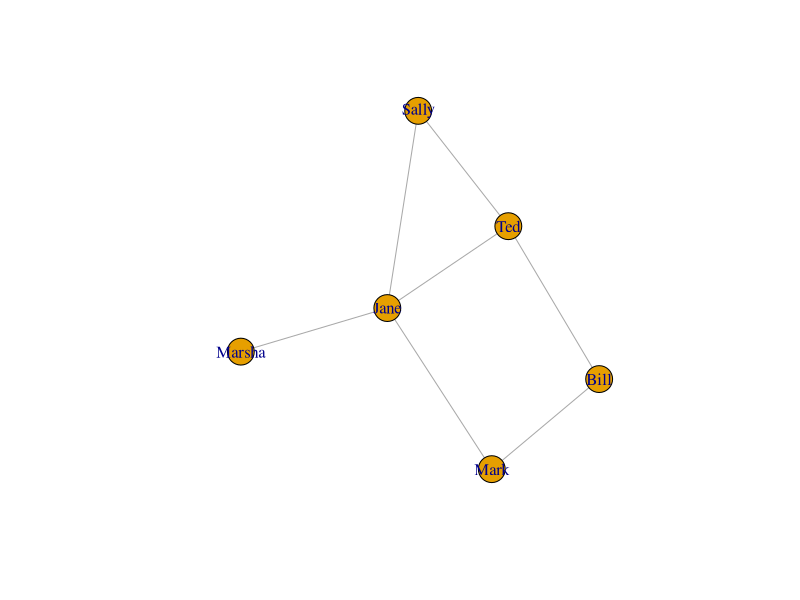
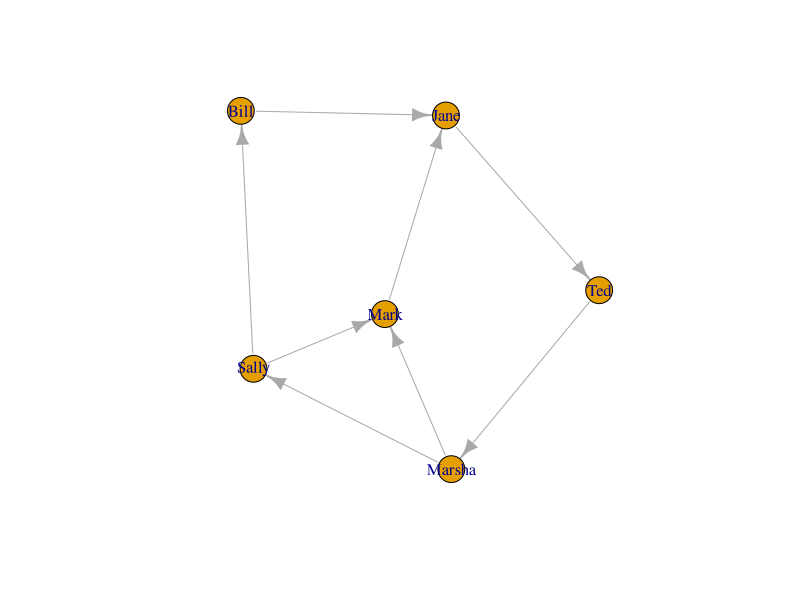
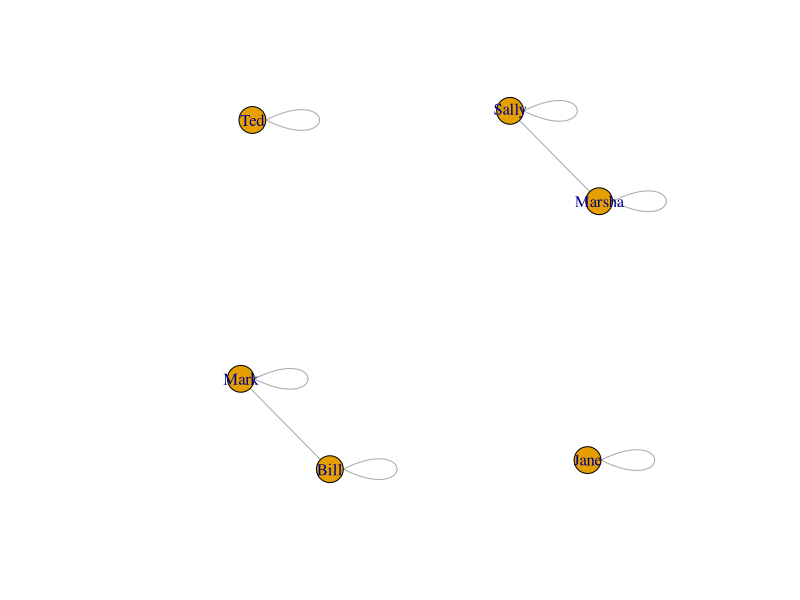
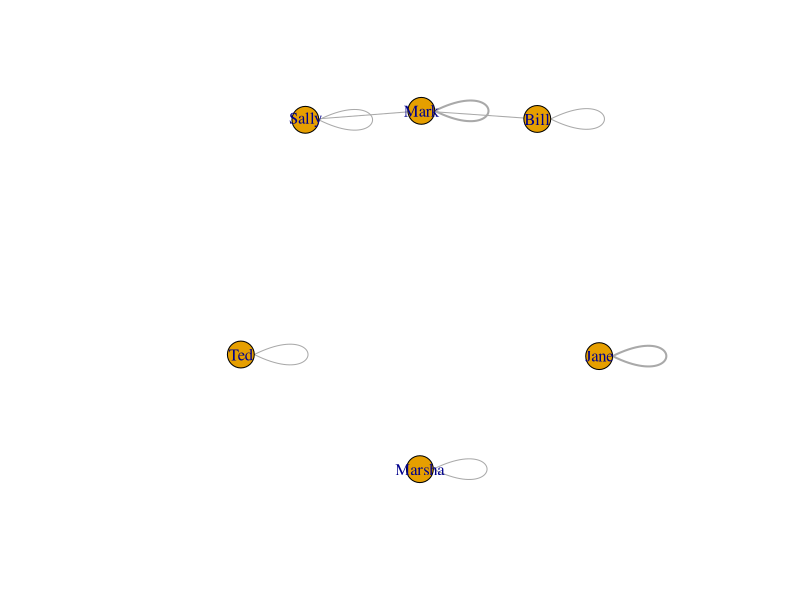
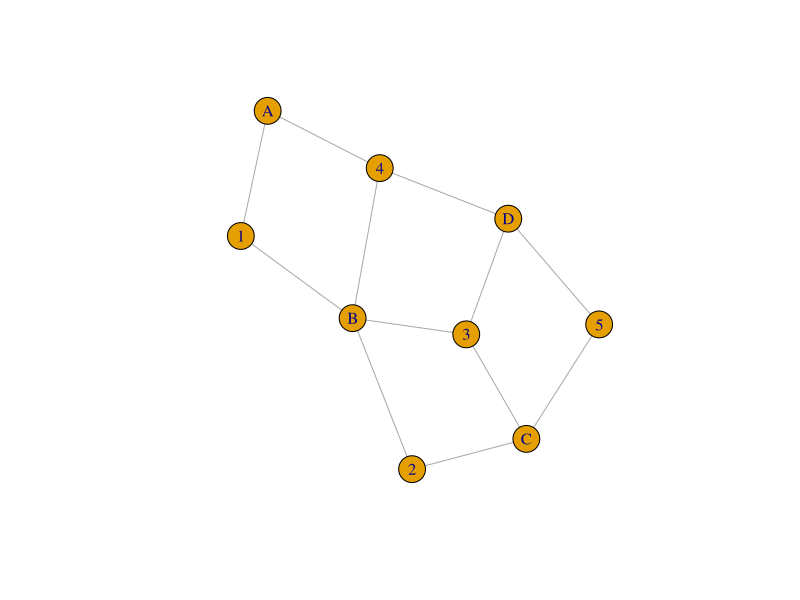
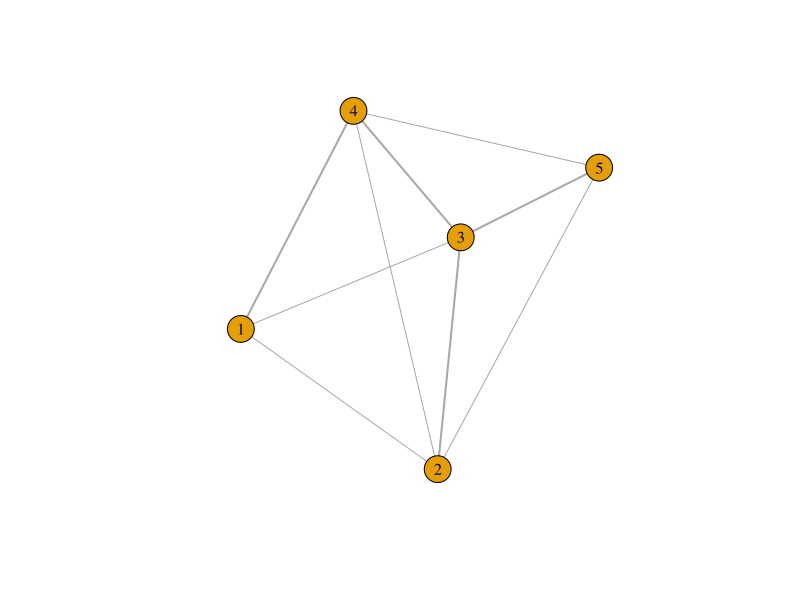
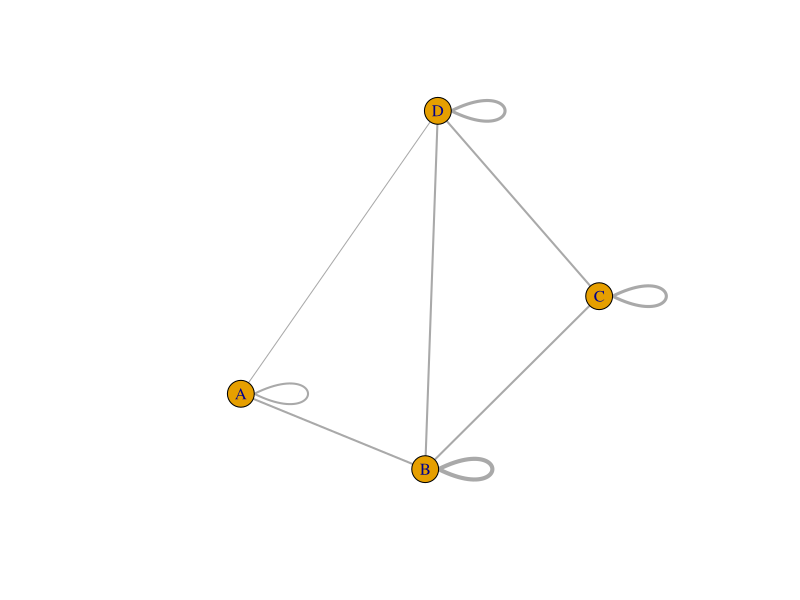

R code for these plots, in order: (Note: this script raises an error after producing the figures.)
## ---- chunk 1

A = c(0,1,0,0,1,0,1,0,1,1,0,0,0,1,0,1,1,1,0,1,1,0,0,0,1,0,1,0,0,0,0,0,1,0,0,0) # Matrix 6.2 in Newman
A = matrix(A, 6,6)
colnames(A) = c("Bill", "Ted", "Jane", "Sally", "Mark", "Marsha") # I like to have names to make this easier.
rownames(A) = c("Bill", "Ted", "Jane", "Sally", "Mark", "Marsha")
A
## ---- chunk 2
library(igraph)
g = graph.adjacency(A, mode='undirected')
plot(g, show.arrows=F)
## ---- chunk 3
dirA = c(0,0,0,1,0,0,0,0,1,0,0,0,1,0,0,0,1,0,0,0,0,0,0,1,0,0,0,1,0,1,0,1,0,0,0,0) # Matrix 6.6 in Newman (directed)
dirA = matrix(dirA, 6, 6)
colnames(dirA) = c("Bill", "Ted", "Jane", "Sally", "Mark", "Marsha") # I like to have names to make this easier.
rownames(dirA) = c("Bill", "Ted", "Jane", "Sally", "Mark", "Marsha")
dirA
c = graph.adjacency(dirA)
plot(c)
## ---- chunk 4
dirA = c(0,0,0,1,0,0,0,0,1,0,0,0,1,0,0,0,1,0,0,0,0,0,0,1,0,0,0,1,0,1,0,1,0,0,0,0) # Matrix 6.6 in Newman (directed)
dirA = matrix(dirA, 6, 6)
colnames(dirA) = c("Bill", "Ted", "Jane", "Sally", "Mark", "Marsha") # I like to have names to make this easier.
rownames(dirA) = c("Bill", "Ted", "Jane", "Sally", "Mark", "Marsha")
cocitation = function(mat) { # Formula 6.8 in Newman.
  C = mat %*% t(mat)
  return(C)
}


new = cocitation(dirA)
new
g = graph.adjacency(new, weighted=T, mode="undirected")
plot(g)

## ---- chunk 5
bibCoupling = function(mat) { # Newman 6.11
  B = t(mat) %*% mat
  return(B)
}

new = bibCoupling(dirA)
new
g = graph.adjacency(new, weighted=T, mode="undirected")
plot(g, edge.width=E(g)$weight)
## ---- chunk 6
B = c(1,0,0,1,0,1,1,1,1,0,0,1,1,0,1,0,0,1,1,1)
B = matrix(B, byrow = T, 4,5)  # Matrix 6.16 in Newman
colnames(B) = c(1,2,3,4,5)
rownames(B) = c("A", "B", "C", "D")

B
g = graph.incidence(B)
plot(g)
## ---- chunk 7
B = c(1,0,0,1,0,1,1,1,1,0,0,1,1,0,1,0,0,1,1,1)
B = matrix(B, byrow = T, 4,5)  # Matrix 6.16 in Newman
colnames(B) = c(1,2,3,4,5)
rownames(B) = c("A", "B", "C", "D")

# Newman p. 126
P = t(B) %*% B # Converts the matrix into something similar to an adjacency matrix. Pij is the number of groups to which both i and j belong.
diag(P) = 0 # Set the diagonal elements to 0 to convert P into an adjacency matrix.
P
g = graph.adjacency(P, mode='undirected', weighted=T)
plot(g, edge.width=E(g)$weight)
## ---- chunk 8
B = c(1,0,0,1,0,1,1,1,1,0,0,1,1,0,1,0,0,1,1,1)
B = matrix(B, byrow = T, 4,5)  # Matrix 6.16 in Newman
colnames(B) = c(1,2,3,4,5)
rownames(B) = c("A", "B", "C", "D")

# Newman p. 126
Pp = B %*% t(B) # Project to an adjacency matrix.
Pp # The diagonals here represent the number of members of each group.
g = graph.adjacency(Pp, mode='undirected', weighted=T)
plot(g, edge.width=E(g)$weight)
## ---- chunk 9
B = c(1,0,0,1,0,1,1,1,1,0,0,1,1,0,1,0,0,1,1,1)
B = matrix(B, byrow = T, 4,5)  # Matrix 6.16 in Newman
colnames(B) = c(1,2,3,4,5)
rownames(B) = c("A", "B", "C", "D")

degree = function(mat, index) { # Newman 6.19
  return(sum(mat[index,]))
}

B
degree(B, 'B') # How many edges are connected to 'B' in the network. Also equivalent to the diagonal value in Pp.
Pp['B','B']

# Switching to a simpler matrix
A = c(0,1,0,0,1,0,1,0,1,1,0,0,0,1,0,1,1,1,0,1,1,0,0,0,1,0,1,0,0,0,0,0,1,0,0,0) # Matrix 6.2 in Newman
A = matrix(A, 6,6)
colnames(A) = c("Bill", "Ted", "Jane", "Sally", "Mark", "Marsha") # I like to have names to make this easier.
rownames(A) = c("Bill", "Ted", "Jane", "Sally", "Mark", "Marsha")

# Number of edge ends, 6.20
m2 = sum(A)
m2

# Mean Degree, 6.23
c = m2 / length(A[1,])
c
## ---- chunk 10

A = c(0,1,0,0,1,0,1,0,1,1,0,0,0,1,0,1,1,1,0,1,1,0,0,0,1,0,1,0,0,0,0,0,1,0,0,0) # Matrix 6.2 in Newman
A = matrix(A, 6,6)
colnames(A) = c("Bill", "Ted", "Jane", "Sally", "Mark", "Marsha") # I like to have names to make this easier.
rownames(A) = c("Bill", "Ted", "Jane", "Sally", "Mark", "Marsha")

# Number of edge ends, 6.20
m2 = sum(A)

# Mean Degree, 6.23
c = m2 / ncol(A)

# Density, 6.24
c / (ncol(A) - 1)
## ---- chunk 11

# In-degree, 6.25 (a) where i = 'Marsha'
kin = sum(dirA['Marsha',])
kin

# Out-degree. 6.25 (b) where j = 'Marsha'
kout = sum(dirA[,'Marsha'])
kout
## ---- chunk 12
dirA = c(0,0,0,1,0,0,0,0,1,0,0,0,1,0,0,0,1,0,0,0,0,0,0,1,0,0,0,1,0,1,0,1,0,0,0,0) # Matrix 6.6 in Newman (directed)
dirA = matrix(dirA, 6, 6)
colnames(dirA) = c("Bill", "Ted", "Jane", "Sally", "Mark", "Marsha") # I like to have names to make this easier.
rownames(dirA) = c("Bill", "Ted", "Jane", "Sally", "Mark", "Marsha")

numDirEdges = function(mat) { #6.26
   m = 0
   for(i in 1:length(mat[,1])){ # iterate over rows
    m = m + sum(dirA[i,])
   }
   return(m)
}
m = numDirEdges(dirA)
m

# Mean Degree, 6.28
c = m / length(dirA[1,])
c

## ---- chunk 13
library(expm)
A = c(0,1,0,0,1,0,1,0,1,1,0,0,0,1,0,1,1,1,0,1,1,0,0,0,1,0,1,0,0,0,0,0,1,0,0,0) # Matrix 6.2 in Newman
A = matrix(A, 6,6)
colnames(A) = c("Bill", "Ted", "Jane", "Sally", "Mark", "Marsha") # I like to have names to make this easier.
rownames(A) = c("Bill", "Ted", "Jane", "Sally", "Mark", "Marsha")

numPaths = function(A, len){ # 6.31
  N = 0
  for(i in 1:len) {
    A = A %*% A
  }
  for(i in 1:length(A[,1])) {
    for(j in 1:length(A[1,])) {
      if(A[i,j] == len){
        N = N+1
      }
    }
  }
  return(N)
}
N = numPaths(A, 2)

# Finding the number of loops, 6.32
numLoops = function(A, len){
  return(sum(diag(A %^% len)))
}
L = numLoops(A, 3)
L

# Using eigenvalues to find number of loops, 6.33
numLoops = function(A, len){
  k = eigen(A)$values
  L = sum(k^len)
  return(L)
}
L = numLoops(A, 3)
L

## ---- chunk 14
#Newman p. 139.
library(expm)
geodesic = function(A, i, j) {
  done = FALSE
  count = 1
  
  while (done == F) {
    aij = A %^% count
    if(aij[i,j] > 0) {
      return(count)
    }
    count = count + 1
  }
}
geodesic(A, 2, 5)
## ---- chunk 15
ranWalk = function(A, n1, steps) { # Newman section 6.14
  P = c()
  for(i in 1:nrow(A)){
    P[i] = degree(A,i) / sum(A)
  }
  walk = c()
  
  for(i in n1:steps){ # i is number of steps we're on now.
   
   for(j in 1:nrow(A)) { # Node we're on now.
     prob = c()
     for(k in 1:nrow(A)) { # find next node.
       prob[k] = A[j,k]/degree(A,k) * P[k-1]
       #browser()
     }
     #browser()
     walk[j] = row.names(A)[which.max(prob)]
   }
  }
  
  return(walk)
}

walk = ranWalk(A, 2, 4)
walk
## ---- chunk 16
A = c(0,1,0,0,1,0,1,0,1,1,0,0,0,1,0,1,1,1,0,1,1,0,0,0,1,0,1,0,0,0,0,0,1,0,0,0) # Matrix 6.2 in Newman
A = matrix(A, 6,6)
colnames(A) = c("Bill", "Ted", "Jane", "Sally", "Mark", "Marsha") # I like to have names to make this easier.
rownames(A) = c("Bill", "Ted", "Jane", "Sally", "Mark", "Marsha")

degreeCent = function(A) { # Section 7.2
  cents = c()
  for(i in 1:nrow(A)){
    cents[i] = degree(A, i)
    names(cents)[i] = row.names(A)[i]
  }
  return(cents)
}

D = degreeCent(A)
D
## ---- chunk 17
A = c(0,1,0,0,1,0,1,0,1,1,0,0,0,1,0,1,1,1,0,1,1,0,0,0,1,0,1,0,0,0,0,0,1,0,0,0) # Matrix 6.2 in Newman
A = matrix(A, 6,6)
colnames(A) = c("Bill", "Ted", "Jane", "Sally", "Mark", "Marsha") # I like to have names to make this easier.
rownames(A) = c("Bill", "Ted", "Jane", "Sally", "Mark", "Marsha")

eigenCent = function(A, iter) { # Equation 7.6 in Newman 
  x = rep(1, nrow(A))
  for(i in 1:iter) {
    x = A %*% x
  }
  return(x/max(x))
}

E = eigenCent(A, 200)
E
## ---- chunk 18
dirA = c(0,0,0,1,0,0,0,0,1,0,0,0,1,0,0,0,1,0,0,0,0,0,0,1,0,0,0,1,0,1,0,1,0,0,0,0) # Matrix 6.6 in Newman (directed)
dirA = matrix(dirA, 6, 6)
colnames(dirA) = c("Bill", "Ted", "Jane", "Sally", "Mark", "Marsha") # I like to have names to make this easier.
rownames(dirA) = c("Bill", "Ted", "Jane", "Sally", "Mark", "Marsha")

katz = function(A, k=0) { # 7.12 (7.9) in Newman
  if(k == 0){
    k = max(as.numeric(eigen(A)$values))  # Directed graphs give complex number values.
  }
  alpha = 1/k - .05 # Slightly less than 1/max eigenvalue
  B = rep(1, nrow(A))
  x = rep(0, nrow(A)) #start with initial bad estimate of centrality
  for(i in 1:ncol(A)) {
    x = alpha*(A %*% x) + B
  }
  return(x)
}

x = katz(dirA)
x
## ---- chunk 19
dirA = c(0,0,0,1,0,0,0,0,1,0,0,0,1,0,0,0,1,0,0,0,0,0,0,1,0,0,0,1,0,1,0,1,0,0,0,0) # Matrix 6.6 in Newman (directed)
dirA = matrix(dirA, 6, 6)
colnames(dirA) = c("Bill", "Ted", "Jane", "Sally", "Mark", "Marsha") # I like to have names to make this easier.
rownames(dirA) = c("Bill", "Ted", "Jane", "Sally", "Mark", "Marsha")

pageRank = function(A) { # Eq. 7.17 in Newman
  D = diag(degreeCent(A))
  alpha = 1/(max(as.numeric(eigen(A)$values)) - .05)
  B = rep(1, nrow(A))
  x = D%*%solve(D-(alpha * A))%*%B
  row.names(x) = row.names(A)
  return(x)
}

x = pageRank(dirA)
x
## ---- chunk 20
dirA = c(0,0,0,1,0,0,0,0,1,0,0,0,1,0,0,0,1,0,0,0,0,0,0,1,0,0,0,1,0,1,0,1,0,0,0,0) # Matrix 6.6 in Newman (directed)
dirA = matrix(dirA, 6, 6)
colnames(dirA) = c("Bill", "Ted", "Jane", "Sally", "Mark", "Marsha") # I like to have names to make this easier.
rownames(dirA) = c("Bill", "Ted", "Jane", "Sally", "Mark", "Marsha")

hits = function(A) { # Based on the text of Newman 180-181 and ~7.24.
  # x = rep(1, ncol(A))
  # names(x) = colnames(A)
  # y = rep(1, ncol(A))
  # names(y) = colnames(A)
  # x = eigen(A %*% t(A))$vectors[,1] * x
  # y = t(A) %*% x
  # d = cbind(x, y)
  # colnames(d) = c("x", "y")
  x = eigenCent(A %*% t(A))
  y = eigenCent(t(A) %*% A)
  d = cbind(x,y)
  return(d)
}

hits(dirA)
## ---- chunk 21

closeness = function(A) { # 7.29
  C = c()
  n = nrow(A)
  for(i in 1:nrow(A)) {
    dist = 0
    for(j in 1:ncol(A)) {
      dist = dist + geodesic(A,i,j)
    }
    C[i] = n / dist
  }
  names(C) = row.names(A)
  return(C)
}

closeness(A)
## ---- chunk 22

betweenness = function(A) {
  geos = A
  bet = c()
  for(i in 1:nrow(A)){
    for(j in 1:ncol(A)) {
      geos[i,j] = geodesic(A,i,j)
    }
    bet[i] = length(which(geos[i,] != 0)) / ncol(A)
  }
  return(bet)
}

# This is incorrect, but I'm moving on.  Looking at the algorithms I can find online, this is very complex to implement.
betweenness(A)
## ---- chunk 23
cluster = function(A){  # 7.39
  library(expm)
  top = 0
  bottom = numPaths(A, 2)
  for(i in 1:nrow(A)){
    for(j in 1:ncol(A)){
      for(k in 1:ncol(A)){
        if(i !=j && j != k && i != k){
          if(A[i,k] > 0 && A[j,k] > 0 && A[i,j] > 0){
            top = top + 1
          }
        }
      }
    }
  }
  C = top / bottom
  return(C)
}
cluster(A)
## ---- chunk 24

localCluster = function(A, i){  #7.42
  neighbors = which(A[i,] > 0)
  top = 0
  for(j in 1:length(neighbors)) {
    if(j < length(neighbors)){
      if(A[neighbors[j],neighbors[j+1]] > 0) {
        top = top + 1
      }
    }
  }
  k = degree(A,i)
  C = top/((1/2*k)*(k-1))
  return(C)
}

localCluster(A, 2)
## ---- chunk 25

# Using local clustering to get centralities of vertices.
LC = c()
for(i in 1:nrow(A)){
  LC[i] = localCluster(A, i)
  if(is.nan(LC[i])) {
    LC[i] = 0
  }
}
names(LC) = row.names(A)
LC
## ---- chunk 26
netCos = function(A, i,j){ # Using 7.48 because it accounts for weighted networks.
  library(expm)
  mat = A %^% 2
  top = A[i,] %*% A[j,]
  bottom = sqrt(mat[i,]) %*% sqrt(mat[j,])
  dist = top / bottom
  return(dist)
}

netCos(A, 1,4)

## ---- chunk 27

pearson = function(A,i,j) { # 7.52
  n = nrow(A)
  cov = (A[i,] - (n^1 * A[i,])) %*% (A[j,] - (n^1 * A[j,]))
  bottom = sqrt((A[i,] - (n^1 * A[i,]))^2) %*% sqrt((A[j,] - (n^1 * A[j,]))^2)
  r = cov / bottom
  return(r)
}

pearson(A, 1, 3)
## ---- chunk 28
regEq = function(A, i=0, j=0) { # 7.63
  k = max(as.numeric(eigen(A)$values))  # Directed graphs give complex number values.
  alpha = 1/k - .05 # Slightly less than 1/max eigenvalue
  I = diag(1, nrow(A), ncol(A))
  sim = matrix(0, nrow(A), ncol(A))
  for(i in 1:200){
    sim = (alpha * A) %*% (sim %*% A) + I
  }
  # D = diag(degreeCent(A))
  # print(D)
  # sim = (D - (alpha * A))^-1 %*% D
  if(i != 0 && j != 0){
    return(sim[i,j])
  }
  return(sim)
}

regEq(A)
## ---- chunk 29
A = c(0,1,0,0,1,0,1,0,1,1,0,0,0,1,0,1,1,1,0,1,1,0,0,0,1,0,1,0,0,0,0,0,1,0,0,0) # Matrix 6.2 in Newman
A = matrix(A, 6,6)
colnames(A) = c("Bill", "Ted", "Jane", "Sally", "Mark", "Marsha") # I like to have names to make this easier.
rownames(A) = c("Bill", "Ted", "Jane", "Sally", "Mark", "Marsha")
classes = c(1,2,1,1,2,2)
I = diag(1, nrow(A), ncol(A))

mod = function(A, classes, matrix = F) { # 7.69
  m2 = sum(A)
  mod = 0
  mat = A
  for(i in 1:nrow(A)) {
    for(j in 1:nrow(A)) {
      mat[i,j] = (A[i,j] - (degree(A,i) * degree(A,j) / m2)) 
      mod = mod + (mat[i,j] * I[classes[i],classes[j]])
    }
  }
  if(matrix == T) {
    return(mat)
  }
  mod = 1/m2 * mod
  return(mod)
}

mod(A, classes) # Gives exactly the same value as igraph's modularity function.
B = mod(A, classes, T) # Also the exact same matrix as igraph's modularity function.
B
## ---- chunk 30
A = c(0,1,0,0,1,0,1,0,1,1,0,0,0,1,0,1,1,1,0,1,1,0,0,0,1,0,1,0,0,0,0,0,1,0,0,0) # Matrix 6.2 in Newman
A = matrix(A, 6,6)
colnames(A) = c("Bill", "Ted", "Jane", "Sally", "Mark", "Marsha") # I like to have names to make this easier.
rownames(A) = c("Bill", "Ted", "Jane", "Sally", "Mark", "Marsha")
ages = c(15,20,17,18,22,21)
I = diag(1, nrow(A), ncol(A))

cov = function(A, scalar) { # 7.78
  m2 = sum(A)
  cov = 0
  for(i in 1:nrow(A)) {
    for(j in 1:nrow(A)) {
      cov = cov + ((A[i,j] - (degree(A,i) * degree(A,j) / m2))) * (scalar[i] * scalar[j])
    }
  }
  cov = 1/m2 * cov
  return(cov)
}

cov(A, ages)
## ---- chunk 31

assortDegree = function(A) { # 7.81
  m2 = sum(A)
  assort = 0
  for(i in 1:nrow(A)) {
    for(j in 1:nrow(A)) {
      assort = assort + (A[i,j]  - (degree(A,i) * degree(A,j) / m2)) * (degree(A,i) * degree(A,j))
    }
  }
  assort = 1/m2 * assort
  return(assort)
}

assortDegree(A)
